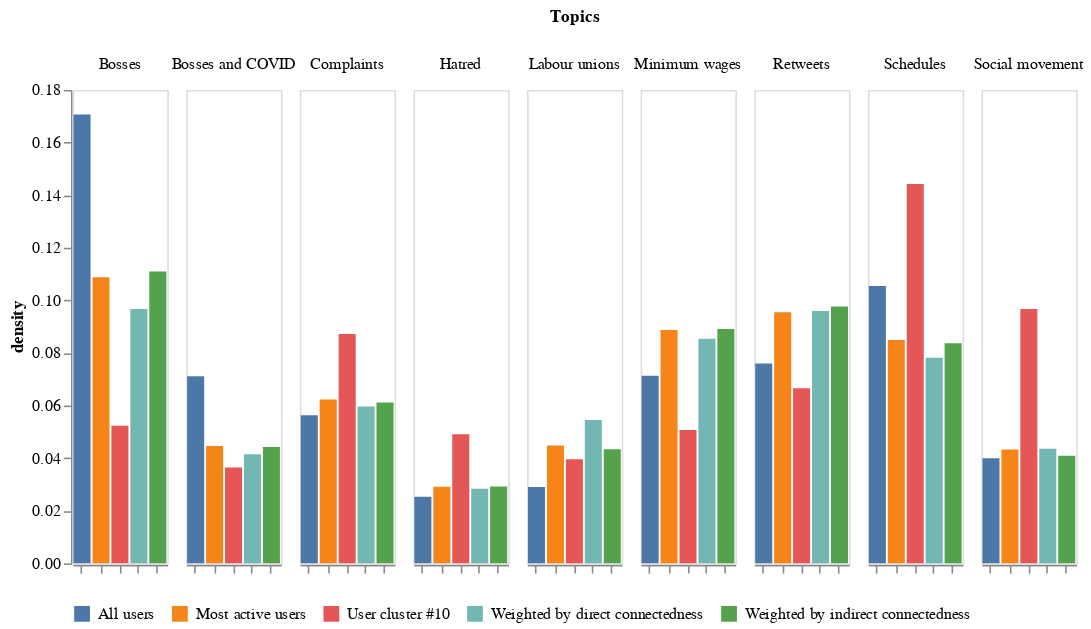

The notebook cell this image was saved under:
### Code cell
topic_descriptions = [
    (0, "Complaints"), 
    (1, "Bosses and COVID"), 
    (2, "Minimum wages"), 
    (4, "Bosses"), 
    (7, "Schedules"), 
    (8, "Retweets"), 
    (10, "Hatred"), (16, "Labour unions"), (18, "Social movement")
]

selected_topics = pd.DataFrame(topic_descriptions, columns=['topic', 'Description'])

for_chart = pd.merge(selected_topics, all_data, on="topic")

alt.Chart(for_chart).mark_bar().encode(
    x=alt.X('type', title="",axis=alt.Axis(labelExpr="")), 
    y= alt.Y('density', axis=alt.Axis(grid=False)),
    color=alt.Color("type", legend=alt.Legend(orient='bottom', title="")),
    column=alt.Column("Description", spacing=10, title="Topics")
).properties(height = 300, width = 60)

### Figure 1 — Vega-Lite specification as saved in the notebook (floating-point values rounded to 4 significant figures)
{"config": {"view": {"continuousWidth": 400, "continuousHeight": 300}}, "data": {"name": "data-f3c7196929b37519376fa795f8427abc"}, "mark": "bar", "encoding": {"color": {"field": "type", "legend": {"orient": "bottom", "title": ""}, "type": "nominal"}, "column": {"field": "Description", "spacing": 10, "title": "Topics", "type": "nominal"}, "x": {"axis": {"labelExpr": ""}, "field": "type", "title": "", "type": "nominal"}, "y": {"axis": {"grid": false}, "field": "density", "type": "quantitative"}}, "height": 300, "width": 60, "$schema": "https://vega.github.io/schema/vega-lite/v4.17.0.json", "datasets": {"data-f3c7196929b37519376fa795f8427abc": [{"topic": 0, "Description": "Complaints", "count": 4506.0, "type": "All users", "density": 0.05631}, {"topic": 0, "Description": "Complaints", "count": 752.0, "type": "Most active users", "density": 0.06232}, {"topic": 0, "Description": "Complaints", "count": 0.1252, "type": "Weighted by direct connectedness", "density": 0.05966}, {"topic": 0, "Description": "Complaints", "count": 0.09324, "type": "Weighted by indirect connectedness", "density": 0.06119}, {"topic": 0, "Description": "Complaints", "count": 55.0, "type": "User cluster #10", "density": 0.08716}, {"topic": 1, "Description": "Bosses and COVID", "count": 5691.0, "type": "All users", "density": 0.07112}, {"topic": 1, "Description": "Bosses and COVID", "count": 538.0, "type": "Most active users", "density": 0.04458}, {"topic": 1, "Description": "Bosses and COVID", "count": 0.08712, "type": "Weighted by direct connectedness", "density": 0.04153}, {"topic": 1, "Description": "Bosses and COVID", "count": 0.06747, "type": "Weighted by indirect connectedness", "density": 0.04428}, {"topic": 1, "Description": "Bosses and COVID", "count": 23.0, "type": "User cluster #10", "density": 0.03645}, {"topic": 2, "Description": "Minimum wages", "count": 5711.0, "type": "All users", "density": 0.07137}, {"topic": 2, "Description": "Minimum wages", "count": 1071.0, "type": "Most active users", "density": 0.08875}, {"topic": 2, "Description": "Minimum wages", "count": 0.1791, "type": "Weighted by direct connectedness", "density": 0.08537}, {"topic": 2, "Description": "Minimum wages", "count": 0.1357, "type": "Weighted by indirect connectedness", "density": 0.08907}, {"topic": 2, "Description": "Minimum wages", "count": 32.0, "type": "User cluster #10", "density": 0.05071}, {"topic": 4, "Description": "Bosses", "count": 13660.0, "type": "All users", "density": 0.1707}, {"topic": 4, "Description": "Bosses", "count": 1313.0, "type": "Most active users", "density": 0.1088}, {"topic": 4, "Description": "Bosses", "count": 0.203, "type": "Weighted by direct connectedness", "density": 0.09674}, {"topic": 4, "Description": "Bosses", "count": 0.1691, "type": "Weighted by indirect connectedness", "density": 0.111}, {"topic": 4, "Description": "Bosses", "count": 33.0, "type": "User cluster #10", "density": 0.0523}, {"topic": 7, "Description": "Schedules", "count": 8438.0, "type": "All users", "density": 0.1054}, {"topic": 7, "Description": "Schedules", "count": 1025.0, "type": "Most active users", "density": 0.08494}, {"topic": 7, "Description": "Schedules", "count": 0.164, "type": "Weighted by direct connectedness", "density": 0.07816}, {"topic": 7, "Description": "Schedules", "count": 0.1276, "type": "Weighted by indirect connectedness", "density": 0.08372}, {"topic": 7, "Description": "Schedules", "count": 91.0, "type": "User cluster #10", "density": 0.1442}, {"topic": 8, "Description": "Retweets", "count": 6081.0, "type": "All users", "density": 0.07599}, {"topic": 8, "Description": "Retweets", "count": 1152.0, "type": "Most active users", "density": 0.09547}, {"topic": 8, "Description": "Retweets", "count": 0.2012, "type": "Weighted by direct connectedness", "density": 0.09592}, {"topic": 8, "Description": "Retweets", "count": 0.1488, "type": "Weighted by indirect connectedness", "density": 0.09763}, {"topic": 8, "Description": "Retweets", "count": 42.0, "type": "User cluster #10", "density": 0.06656}, {"topic": 10, "Description": "Hatred", "count": 2023.0, "type": "All users", "density": 0.02528}, {"topic": 10, "Description": "Hatred", "count": 351.0, "type": "Most active users", "density": 0.02909}, {"topic": 10, "Description": "Hatred", "count": 0.05958, "type": "Weighted by direct connectedness", "density": 0.0284}, {"topic": 10, "Description": "Hatred", "count": 0.04447, "type": "Weighted by indirect connectedness", "density": 0.02919}, {"topic": 10, "Description": "Hatred", "count": 31.0, "type": "User cluster #10", "density": 0.04913}, {"topic": 16, "Description": "Labour unions", "count": 2321.0, "type": "All users", "density": 0.02901}, {"topic": 16, "Description": "Labour unions", "count": 541.0, "type": "Most active users", "density": 0.04483}, {"topic": 16, "Description": "Labour unions", "count": 0.1143, "type": "Weighted by direct connectedness", "density": 0.05446}, {"topic": 16, "Description": "Labour unions", "count": 0.06605, "type": "Weighted by indirect connectedness", "density": 0.04335}, {"topic": 16, "Description": "Labour unions", "count": 25.0, "type": "User cluster #10", "density": 0.03962}, {"topic": 18, "Description": "Social movement", "count": 3196.0, "type": "All users", "density": 0.03994}, {"topic": 18, "Description": "Social movement", "count": 522.0, "type": "Most active users", "density": 0.04326}, {"topic": 18, "Description": "Social movement", "count": 0.0914, "type": "Weighted by direct connectedness", "density": 0.04357}, {"topic": 18, "Description": "Social movement", "count": 0.06226, "type": "Weighted by indirect connectedness", "density": 0.04086}, {"topic": 18, "Description": "Social movement", "count": 61.0, "type": "User cluster #10", "density": 0.09667}]}}
